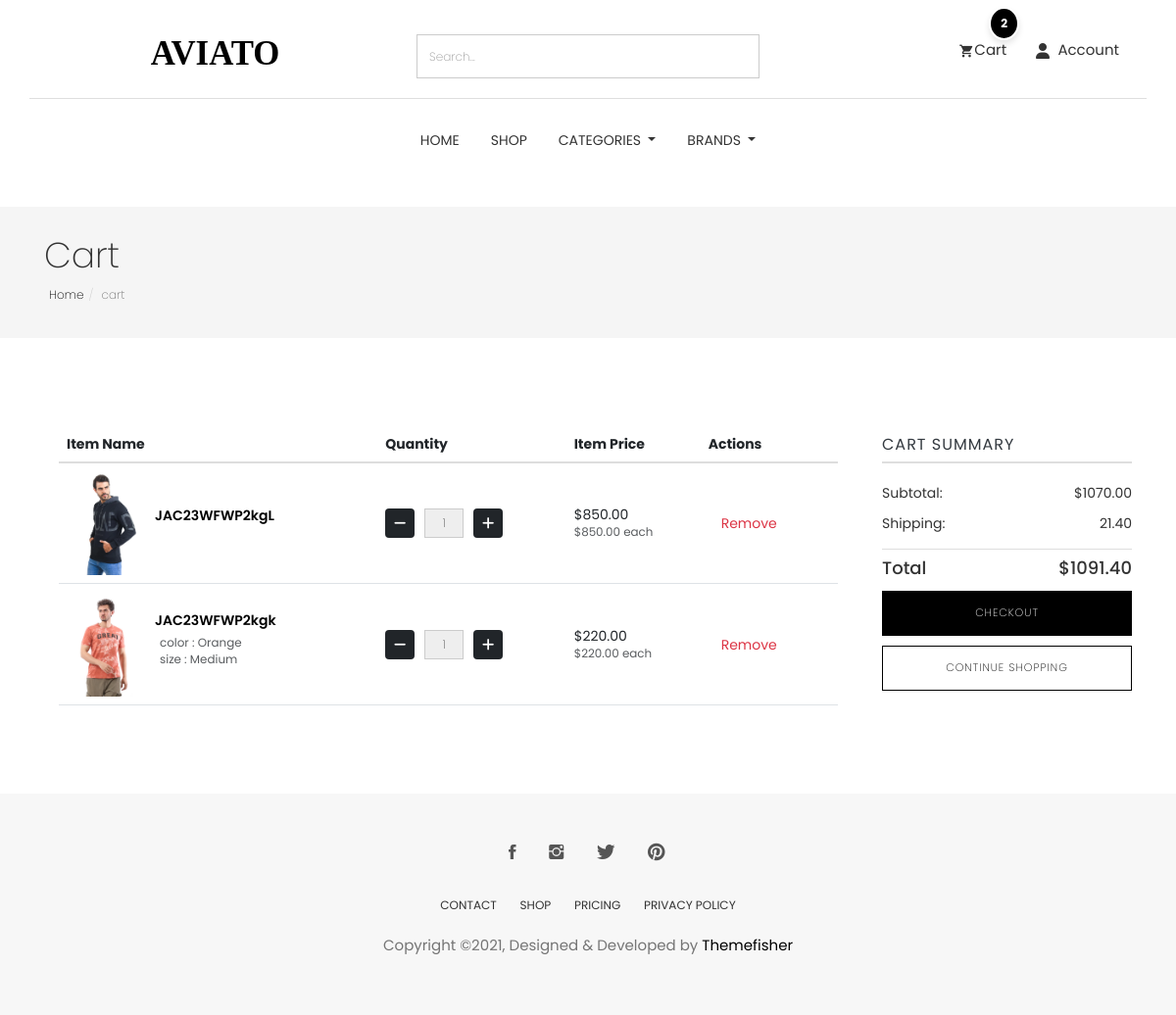
Before: /cart/ with the older database file.
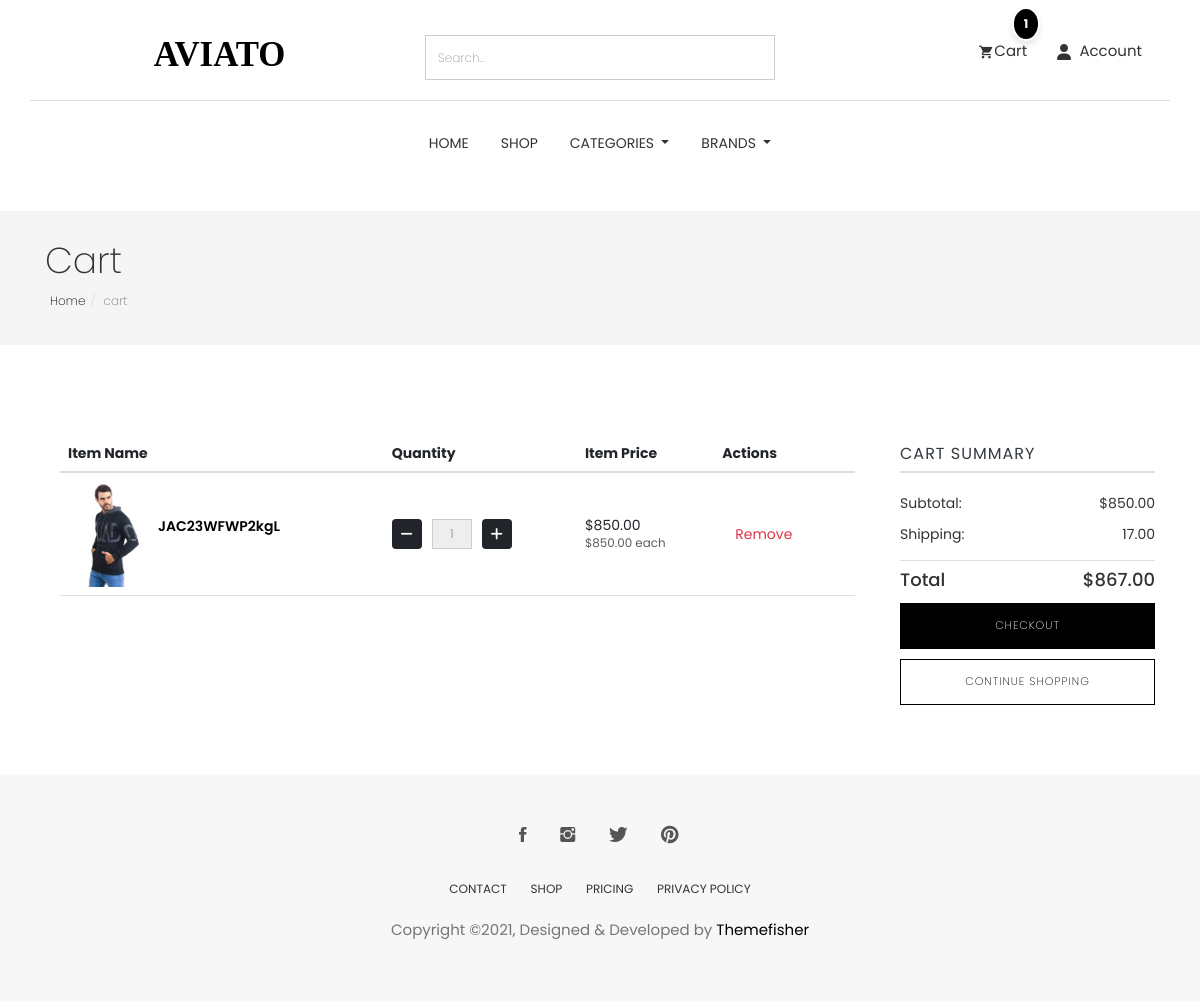
After: the same page with the newer database file.
### cart/models.py (models this page shows, shortened)
class CartItem(models.Model):
    user = models.ForeignKey(User,null=True,verbose_name="user cart", on_delete=models.CASCADE)
    product = models.ForeignKey(Product, on_delete=models.CASCADE)
    cart = models.ForeignKey(Cart, on_delete=models.CASCADE, blank=True, null=True)
    variations = models.ManyToManyField(Variation,blank=True)
    quantity = models.IntegerField()
    is_active = models.BooleanField(default=True)
    def sub_total(self):
        return self.product.price * self.quantity

### store/models.py (models this page shows, shortened)
class Product(models.Model):
    id = models.UUIDField(primary_key=True, default=uuid.uuid4, editable=False)
    name = models.CharField( max_length=50)
    image = models.ImageField(upload_to='product/',null=True,blank=True)
    stock = models.IntegerField(default=1)
    price = models.DecimalField(max_digits=10, decimal_places=2, default=Decimal('0.00'))
    description = models.TextField(max_length=10000, blank=True)
    created_at = models.DateTimeField(default=timezone.now)
    modified_date = models.DateTimeField(auto_now=True)
    slug = models.SlugField(null=True, blank=True)
    views = models.PositiveIntegerField(default=0)
    is_available = models.BooleanField(default=True)
    on_sale = models.BooleanField(default=False)
    PRDBrand = models.ForeignKey('Brand', related_name='product_brand', on_delete=models.CASCADE, blank=True, null=True, verbose_name="Brand")
    like = models.ManyToManyField(User, blank=True, related_name='product_favourite')
    category = models.ForeignKey(Subcategory, related_name='product_subcategory', verbose_name="Subcategory", null=True, blank=True, on_delete=models.CASCADE)
    class Meta:
        ordering = ['-created_at']
        verbose_name = "Product"
        verbose_name_plural = "Products"

class Variation(models.Model):
    product = models.ForeignKey(Product,related_name='product_variation',  on_delete=models.CASCADE)
    variation_category = models.CharField( max_length=200 , choices=variation_category_choice)
    variation_value = models.CharField( max_length=200 )
    is_active = models.BooleanField(default=True)
    created_at = models.DateTimeField(  auto_now_add=True)
    objects = VariationManager()

### cart/views.py (the view)
# urls.py: path('' , views.cart , name='cart'),
def cart(request, total=0, quantity=0, cart_items=None):
    try:
        tax_obj = Tax.objects.last()  # Fetch the last Tax object
        tax_percentage = tax_obj.tax if tax_obj else Decimal('0.00')  # Get the tax value or default to 0
        if request.user.is_authenticated:
            cart_items = CartItem.objects.filter(user=request.user , is_active = True)
        else:
            cart = Cart.objects.get(cart_id=_cart_id(request))  # Get the cart using a session ID or similar method
            cart_items = CartItem.objects.filter(cart=cart, is_active=True)  # Get active items in the cart
        for cart_item in cart_items:
            total += cart_item.product.price * cart_item.quantity  # Sum up the product prices
            quantity += cart_item.quantity
        tax_amount = (tax_percentage * total) / Decimal('100')  # Calculate tax
        grand_total = total + tax_amount  # Grand total is the sum of the total and tax
        total = round(total, 2)
        tax_amount = round(tax_amount, 2)
        grand_total = round(grand_total, 2)
    except ObjectDoesNotExist:
        cart_items = []
        total = Decimal('0.00')
        quantity = 0
        tax_amount = Decimal('0.00')
        grand_total = Decimal('0.00')
    context = {
        'total': total,
        'quantity': quantity,
        'cart_items': cart_items,
        'grand_total': grand_total,
        'tax': tax_amount,
    }
    return render(request, 'cart.html', context)

### cart/cart_utils.py (called while the page is built)
def _cart_id(request):
    cart = request.session.session_key
    if not cart:
        cart = request.session.create()
    return cart

### category/category_context.py (called while the page is built)
def nav_links(request):
    categories_nav = Category.objects.all()
    subcategories_nav = Subcategory.objects.all()
    brands_nav = Brand.objects.all()
    context = {
        'categories_nav':categories_nav,
        'brands_nav':brands_nav,
        'subcategories_nav':subcategories_nav,
    }
    return context

### category/models.py (called while the page is built)
    def get_url(self):
        return reverse('products_by_subcategory',args=[self.id])

### store/models.py (called while the page is built)
    def get_url(self):
        return reverse('products_by_brand',args=[self.id])

    def __str__(self):
        return self.name

### cart/templates/cart.html (shortened to what the changed rows need)
{% extends "base.html" %}
{% load static %}
{% block body %}
<section class="page-header">
    <div class="container">
        <div class="row">
            <div class="col-md-12">
                <div class="content">
                    <h1 class="page-name">Cart</h1>
                </div>
            </div>
        </div>
    </div>
</section>
<div class="page-wrapper">
    <div class="cart shopping">
        <div class="container">
            {% if not cart_items %}
            <div class="row justify-content-center">
                <div class="col-md-6 text-center">
                    <h2 class="mb-4">Your Cart is Currently Empty!</h2>
                    <p class="mb-4">It looks like you haven’t added anything to your cart yet. Start shopping to fill it
                        up!</p>
                    <a href="{% url 'product_list' %}" class="btn btn-main mt-3">Continue Shopping</a>
                </div>
            </div>
            {% else %}
            <div class="row">
                <div class="col-md-9 px-5">
                    <div class="block">
                        <div class="product-list">
                            <table class="table">
                                <thead>
                                    <tr>
                                        <th class="">Item Name</th>
                                        <th class="">Quantity</th>
                                        <th class="">Item Price</th>
                                        <th class="">Actions</th>
                                    </tr>
                                </thead>
                                <tbody>
                                    {% for cart_item in cart_items %}
                                    <tr class="">
                                        <td class="">
                                            <div class="product-info d-flex align-items-center">
                                                <img width="80" src="{{cart_item.product.image.url}}" alt="" />
                                                <div class="d-flex flex-column ">
                                                    <a
                                                        href="{% url 'product_details' cart_item.product.id %}">{{cart_item.product.name}}</a>
                                                    <p class="text-muted small mt-2 ms-4">
                                                        {% if cart_item.variations.all %}
                                                        {% for item in cart_item.variations.all %}
                                                        {{item.variation_category}} : {{item.variation_value}} <br>
                                                        {% endfor %}
                                                        {% endif %}
                                                    </p>
                                                </div>
                                            </div>
                                        </td>
                                        <td class="">
                                            <div class="quantity-controls">
                                                <a href="{% url 'decrement_cart' cart_item.product.id cart_item.id %}"
                                                    class="btn btn-dark decrement-btn"><i class="fas fa-minus"></i></a>
                                                <input type="text" class="form-control text-center quantity-input"
                                                    value="{{cart_item.quantity}}" readonly />
                                                <form action="{% url 'add_to_cart' cart_item.product.id%}"
                                                    method="POST">
                                                    <button class="btn btn-dark increment-btn"><i
                                                            class="fas fa-plus"></i></button>
                                                </form>
                                            </div>
                                        </td>
                                        <td class="">
                                            <div class="d-flex flex-column">
                                                ${{cart_item.sub_total}}
                                                <span class="text-muted small">${{cart_item.product.price}} each</span>
                                            </div>
                                        </td>
                                        <td class="">
                                            <a class="btn btn-outline-danger"
                                                href="{% url 'delete_cart' cart_item.product.id cart_item.id %}">Remove</a>
                                        </td>
                                    </tr>
                                    {% endfor %}
                                </tbody>
                            </table>
                        </div>
                    </div>
                </div>
                <div class="col-md-3">
                    <div class="product-checkout-details">
                        <div class="block">
                            <h4 class="widget-title">Cart Summary</h4>
                            <ul class="summary-prices">
                                <li>
                                    <span>Subtotal:</span>
                                    <span class="price">${{total}}</span>
                                </li>
                                <li>
                                    <span>Shipping:</span>
                                    <span>{{tax}}</span>
                                </li>
                            </ul>
                            <div class="summary-total">
                                <span>Total</span>
                                <span>${{grand_total}}</span>
                            </div>
                            <a href="{% url 'checkout' %}" class="btn btn-main mt-3 w-100">Checkout</a>
                            <a href="{% url 'product_list' %}" class="btn btn-solid-border mt-3 w-100">Continue
                                Shopping</a>
                        </div>
                    </div>
                </div>
            </div>
            {% endif %}
        </div>
    </div>
</div>
{% endblock body %}

Changed rows visible on the page:
removed CartItem: product.image (picture), product.name "JAC23WFWP2kgk", quantity "1", sub_total "220.00", product.price "220.00"
no longer on this page (row unchanged): Variation: variation_category "color", variation_value "Orange"
no longer on this page (row unchanged): Variation: variation_category "size", variation_value "Medium"
Other visible differences:
{{ quantity }}: "2" → "1"
{{ total }}: "1070.00" → "850.00"
{{ tax }}: "21.40" → "17.00"
{{ grand_total }}: "1091.40" → "867.00"
